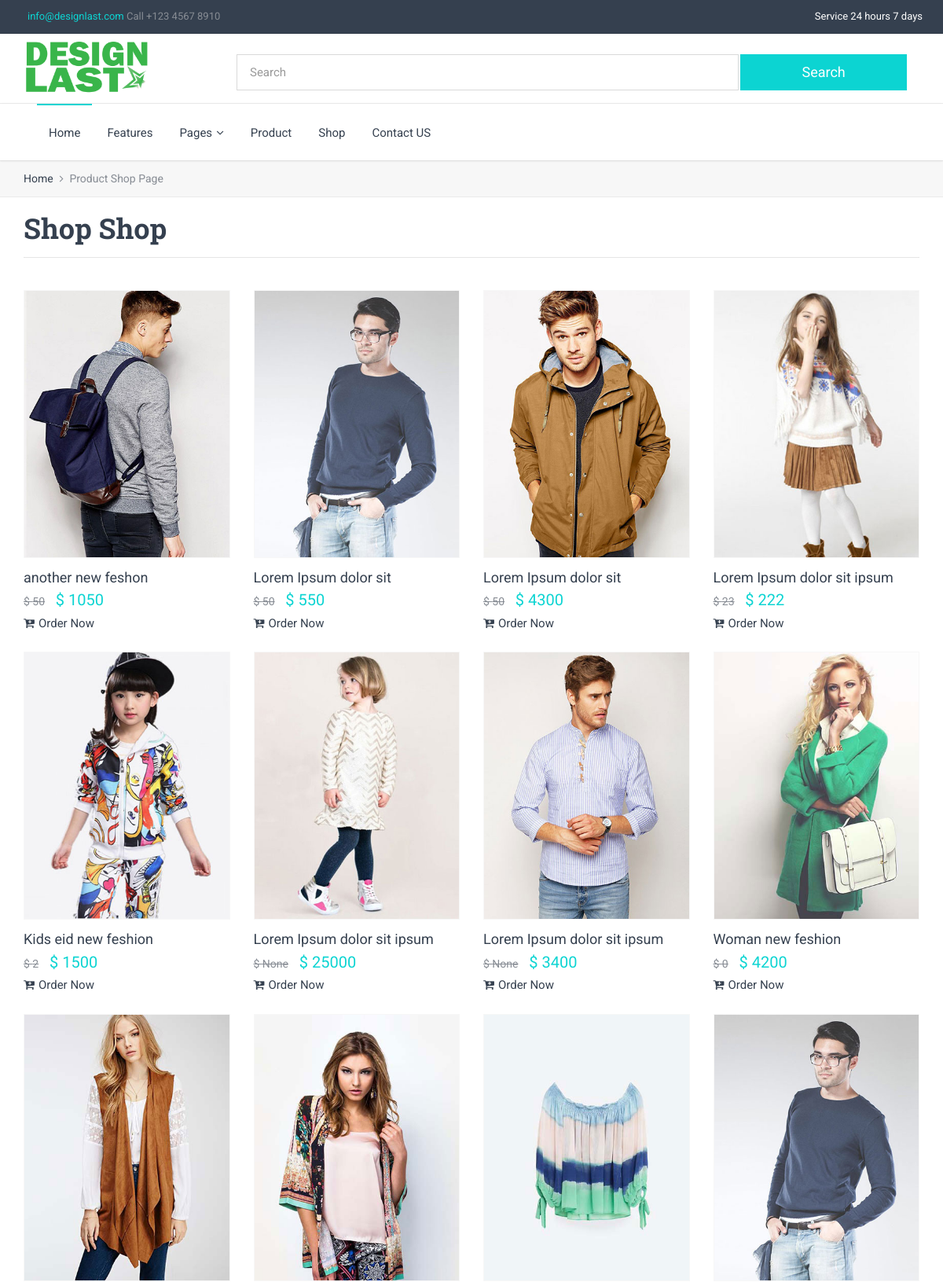
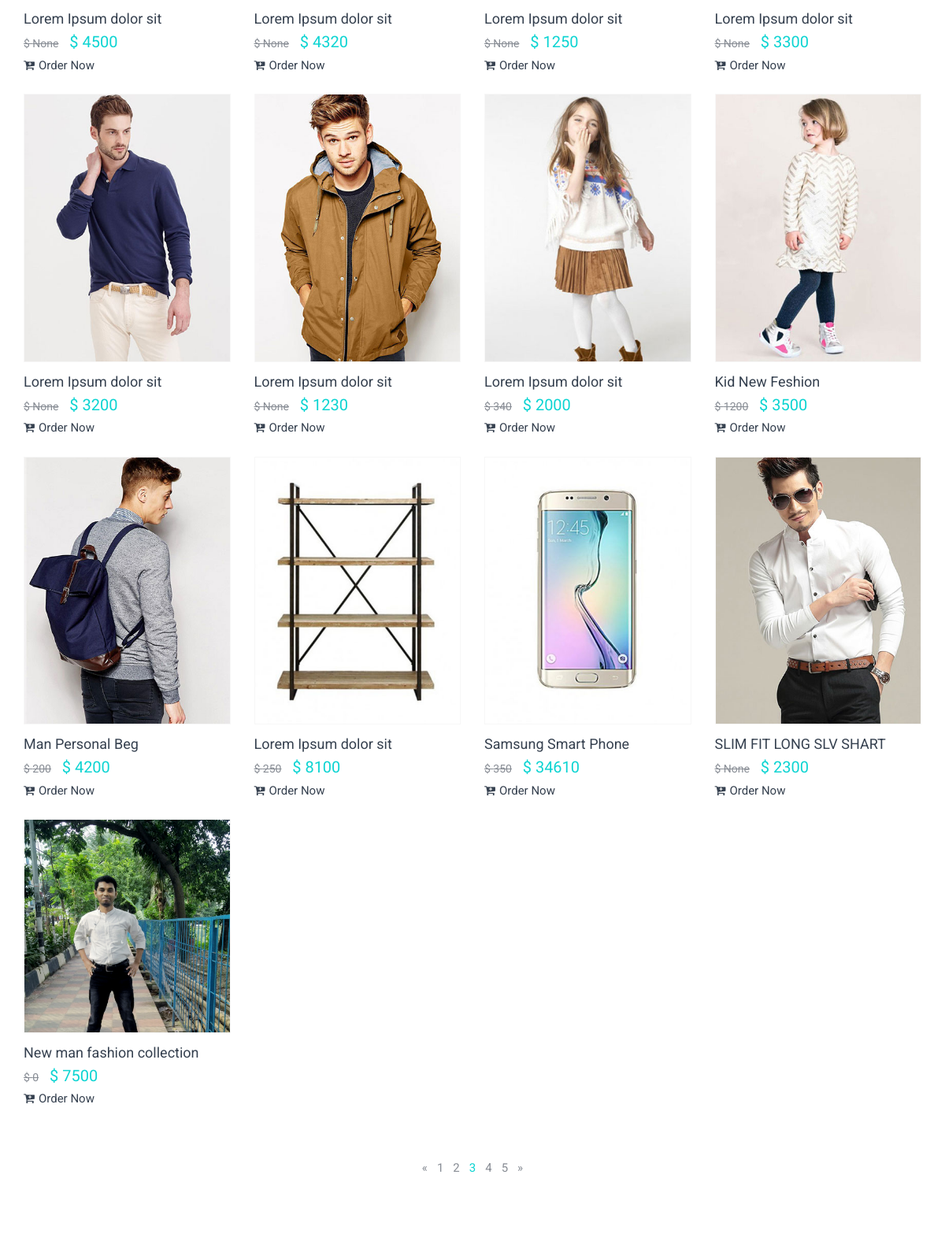
The app's page /shop/ (upper part) with its own data (2 pictures, top to bottom).
### shopapp/models.py (models this page shows, shortened)
class Product(models.Model):
    name = models.CharField(max_length = 100)
    product_code = models.IntegerField(blank = True, null = True)
    price = models.IntegerField()
    discount_price = models.IntegerField(blank = True, null = True)
    discount_off_price = models.IntegerField(blank = True, null = True)
    category = models.ForeignKey(Category, on_delete = models.CASCADE)
    color = models.ForeignKey(Color, on_delete = models.CASCADE)
    brand_name = models.ForeignKey(Brand, on_delete = models.CASCADE)
    image = models.ImageField(upload_to = 'product')
    order_now_link = models.URLField(max_length=200, blank=False)
    description = models.TextField()
    publish_on = models.DateTimeField(auto_now = False, auto_now_add = True)
    update_on = models.DateTimeField(auto_now = False, auto_now_add = True)

### shopapp/views.py (the view)
# urls.py: path('shop/', Shop_Project_Views.as_view(), name = 'Shop_Project_Views'),
class Shop_Project_Views(View):
    def get(self, request):
        all_products = Product.objects.all()
        search_query = request.GET.get('search_q')
        if search_query:
            all_products = all_products.filter(name__icontains = search_query)
        context = {
            'all_products' : all_products
        }
        template_name = 'design/shop.html'
        return render(request, template_name, context)

### templates/design/shop.html (shortened to what this page needs)
{% extends 'app/base.html' %}
{% load static %}
{% block content %}
        <div class="breadcrumbs">
            <div class="container">
                <div class="row">
                    <div class="col-sm-12">
                        <ul>
                            <li><a href="{% url 'homepage' %}">Home</a></li>
                            <li class="active">Product Shop Page</li>
                        </ul>
                    </div>
                </div>
            </div>
        </div>
        <section class="section white-backgorund">
            <div class="container">
                <div class="row">
                    <div class="col-sm-12">
                        <div class="row">
                            <div class="col-sm-12 text-left">
                                <h2 style="margin-top: -50px" class="title">Shop Shop</h2>
                            </div>
                        </div>
                        <hr class="spacer-5"><hr class="spacer-20 no-border">
                        <div class="row column-3">
                          {% if all_products %}
                          {% for item in all_products %}
                            <div class="col-sm-6 col-md-3">
                                <div class="thumbnail store style1">
                                    <div class="header">
                                        <figure class="layer">
                                            <a href="javascript:void(0);">
                                                <img src="/media/{{item.image}}" alt="">
                                            </a>
                                        </figure>
                                    </div>
                                    <div class="caption">
                                        <h6 class="regular"><a href="{% url 'Single_page_views' item.id %}">{{ item.name }}</a></h6>
                                        <div class="price">
                                            <small class="amount off">$ {{ item.discount_price }}</small>
                                            <span class="amount text-primary">$ {{ item.price }}</span>
                                        </div>
                                        <a href="{{item.order_now_link}}"><i class="fa fa-cart-plus mr-5"></i>Order Now</a>
                                    </div>
                                </div>
                            </div>
                            {% endfor %}
                            {% endif %}
                        </div>
                        <hr class="spacer-10 no-border">
                        <div class="row">
                            <div class="col-sm-12 text-center">
                                <nav>
                                    <ul class="pagination">
                                        <li class="disabled"><a href="#" aria-label="Previous"><span aria-hidden="true">&laquo;</span></a></li>
                                        <li><a href="#">1</a></li>
                                        <li><a href="#">2</a></li>
                                        <li class="active"><a href="#">3</a></li>
                                        <li><a href="#">4</a></li>
                                        <li><a href="#">5</a></li>
                                        <li><a href="#" aria-label="Next"><span aria-hidden="true">&raquo;</span></a></li>
                                    </ul>
                                </nav>
                            </div>
                        </div>
                    </div>
                </div>
            </div>
        </section>
{% endblock %}

### records on screen
Product: image (picture), name "another new feshon", discount_price "50", price "1050"
Product: image (picture), name "Lorem Ipsum dolor sit", discount_price "50", price "550"
Product: image (picture), name "Lorem Ipsum dolor sit", discount_price "50", price "4300"
Product: image (picture), name "Lorem Ipsum dolor sit ipsum", discount_price "23", price "222"
Product: image (picture), name "Kids eid new feshion", discount_price "2", price "1500"
Product: image (picture), name "Lorem Ipsum dolor sit ipsum", discount_price "None", price "25000"
Product: image (picture), name "Lorem Ipsum dolor sit ipsum", discount_price "None", price "3400"
Product: image (picture), name "Woman new feshion", discount_price "0", price "4200"
Product: image (picture), name "Lorem Ipsum dolor sit", discount_price "None", price "4500"
Product: image (picture), name "Lorem Ipsum dolor sit", discount_price "None", price "4320"
Product: image (picture), name "Lorem Ipsum dolor sit", discount_price "None", price "1250"
Product: image (picture), name "Lorem Ipsum dolor sit", discount_price "None", price "3300"
Product: image (picture), name "Lorem Ipsum dolor sit", discount_price "None", price "3200"
Product: image (picture), name "Lorem Ipsum dolor sit", discount_price "None", price "1230"
Product: image (picture), name "Lorem Ipsum dolor sit", discount_price "340", price "2000"
Product: image (picture), name "Kid New Feshion", discount_price "1200", price "3500"
Product: image (picture), name "Man Personal Beg", discount_price "200", price "4200"
Product: image (picture), name "Lorem Ipsum dolor sit", discount_price "250", price "8100"
Product: image (picture), name "Samsung Smart Phone", discount_price "350", price "34610"
Product: image (picture), name "SLIM FIT LONG SLV SHART", discount_price "None", price "2300"
Product: image (picture), name "New man fashion collection", discount_price "0", price "7500"
